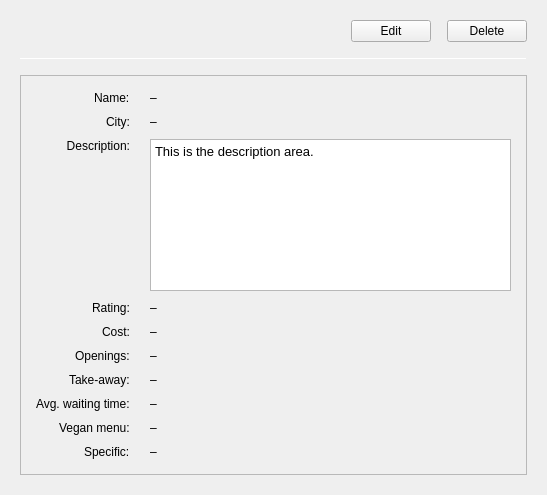
<?xml version="1.0" encoding="UTF-8"?>
<ui version="4.0">
 <class>foodwidget</class>
 <widget class="QWidget" name="foodwidget">
  <property name="geometry">
   <rect>
    <x>0</x>
    <y>0</y>
    <width>547</width>
    <height>495</height>
   </rect>
  </property>
  <property name="windowTitle">
   <string>Place Details</string>
  </property>
  <property name="styleSheet">
   <string notr="true">
/* Stile generale per il widget principale */
QWidget#foodwidget {
	background-color: #f0f0f0; /* Sfondo grigio chiaro */
	font-family: Segoe UI, Arial, sans-serif; /* Font pi\u00F9 moderno (se disponibile) */
	font-size: 10pt;
}

/* Stile per tutte le etichette */
QLabel {
	color: #333333; /* Testo grigio scuro */
	padding-bottom: 2px; /* Piccola spaziatura sotto */
}

/* Etichette descrittive (quelle a sinistra nel form) */
QLabel[objectName^="label"] {
	font-weight: bold;
	color: #555555; /* Grigio leggermente più chiaro per le label */
	padding-right: 10px; /* Spazio tra label e valore */
}

/* Etichette valore (quelle a destra nel form) */
QLabel[objectName^="value"] {
	color: #111111; /* Valori un po' più scuri */
}

/* Campo di testo per la descrizione */
QTextEdit#valueDesc {
	background-color: #ffffff;
	border: 1px solid #cccccc;
	border-radius: 4px;
	padding: 5px;
	color: #333333;
}

QTextEdit#valueDesc[readOnly="true"] {
	background-color: #f8f8f8; /* Sfondo leggermente diverso se read-only */
}

/* Stile per i bottoni (copiato da mainwindow.ui) */
QPushButton {
	background-color: #E53935; /* Rosso primario (Material Design Red 600) */
	color: white; /* Testo bianco */
	border: none; /* Nessun bordo */
	padding: 8px 16px; /* Pi\u00F9 padding */
	border-radius: 4px; /* Angoli arrotondati */
	font-weight: bold; /* Grassetto */
	min-width: 70px; /* Larghezza minima */
	margin: 2px; /* Piccolo margine per separare i bottoni */
}

QPushButton:hover {
	background-color: #D32F2F; /* Rosso pi\u00F9 scuro al passaggio (MD Red 700) */
}

QPushButton:pressed {
	background-color: #B71C1C; /* Rosso ancora pi\u00F9 scuro quando premuto (MD Red 900) */
}

/* Frame che contiene i dettagli (la &quot;card&quot;) */
QFrame#cardFrame {
	background-color: #ffffff; /* Sfondo bianco per la card */
	border: 1px solid #e0e0e0; /* Bordo molto sottile */
	border-radius: 6px; /* Angoli arrotondati */
}

/* Linea separatrice */
QFrame#separatorLine {
	background-color: #cccccc; /* Grigio per la linea */
}

</string>
  </property>
  <layout class="QVBoxLayout" name="verticalLayout_2">
   <property name="spacing">
    <number>16</number>
   </property>
   <property name="leftMargin">
    <number>20</number>
   </property>
   <property name="topMargin">
    <number>20</number>
   </property>
   <property name="rightMargin">
    <number>20</number>
   </property>
   <property name="bottomMargin">
    <number>20</number>
   </property>
   <item>
    <layout class="QHBoxLayout" name="buttonLayout">
     <item>
      <spacer name="horizontalSpacer">
       <property name="orientation">
        <enum>Qt::Horizontal</enum>
       </property>
       <property name="sizeType">
        <enum>QSizePolicy::Expanding</enum>
       </property>
       <property name="sizeHint" stdset="0">
        <size>
         <width>40</width>
         <height>20</height>
        </size>
       </property>
      </spacer>
     </item>
     <item>
      <widget class="QPushButton" name="pushEdit">
       <property name="text">
        <string>Edit</string>
       </property>
      </widget>
     </item>
     <item>
      <widget class="QPushButton" name="pushDelete">
       <property name="text">
        <string>Delete</string>
       </property>
      </widget>
     </item>
    </layout>
   </item>
   <item>
    <widget class="QFrame" name="separatorLine">
     <property name="maximumSize">
      <size>
       <width>16777215</width>
       <height>1</height>
      </size>
     </property>
     <property name="frameShape">
      <enum>QFrame::HLine</enum>
     </property>
     <property name="frameShadow">
      <enum>QFrame::Sunken</enum>
     </property>
    </widget>
   </item>
   <item>
    <widget class="QFrame" name="cardFrame">
     <property name="frameShape">
      <enum>QFrame::StyledPanel</enum>
     </property>
     <property name="frameShadow">
      <enum>QFrame::Raised</enum>
     </property>
     <layout class="QVBoxLayout" name="cardLayout">
      <property name="spacing">
       <number>6</number>
      </property>
      <property name="leftMargin">
       <number>15</number>
      </property>
      <property name="topMargin">
       <number>15</number>
      </property>
      <property name="rightMargin">
       <number>15</number>
      </property>
      <property name="bottomMargin">
       <number>15</number>
      </property>
      <item>
       <layout class="QFormLayout" name="formLayout">
        <property name="labelAlignment">
         <set>Qt::AlignRight|Qt::AlignTrailing|Qt::AlignVCenter</set>
        </property>
        <property name="horizontalSpacing">
         <number>20</number>
        </property>
        <property name="verticalSpacing">
         <number>10</number>
        </property>
        <item row="0" column="0">
         <widget class="QLabel" name="labelName">
          <property name="text">
           <string>Name:</string>
          </property>
         </widget>
        </item>
        <item row="0" column="1">
         <widget class="QLabel" name="valueName">
          <property name="text">
           <string>–</string>
          </property>
         </widget>
        </item>
        <item row="1" column="0">
         <widget class="QLabel" name="labelCity">
          <property name="text">
           <string>City:</string>
          </property>
         </widget>
        </item>
        <item row="1" column="1">
         <widget class="QLabel" name="valueCity">
          <property name="text">
           <string>–</string>
          </property>
         </widget>
        </item>
        <item row="2" column="0">
         <widget class="QLabel" name="labelDesc">
          <property name="text">
           <string>Description:</string>
          </property>
          <property name="alignment">
           <set>Qt::AlignRight|Qt::AlignTop|Qt::AlignTrailing</set>
          </property>
         </widget>
        </item>
        <item row="2" column="1">
         <widget class="QTextEdit" name="valueDesc">
          <property name="minimumSize">
           <size>
            <width>0</width>
            <height>60</height>
           </size>
          </property>
          <property name="frameShape">
           <enum>QFrame::StyledPanel</enum>
          </property>
          <property name="frameShadow">
           <enum>QFrame::Sunken</enum>
          </property>
          <property name="readOnly">
           <bool>true</bool>
          </property>
          <property name="html">
           <string>&lt;!DOCTYPE HTML PUBLIC &quot;-//W3C//DTD HTML 4.0//EN&quot; &quot;http://www.w3.org/TR/REC-html40/strict.dtd&quot;&gt;
&lt;html&gt;&lt;head&gt;&lt;meta name=&quot;qrichtext&quot; content=&quot;1&quot; /&gt;&lt;meta charset=&quot;utf-8&quot; /&gt;&lt;style type=&quot;text/css&quot;&gt;
p, li { white-space: pre-wrap; }
hr { height: 1px; border-width: 0; }
li.unchecked::marker { content: &quot;\2610&quot;; }
li.checked::marker { content: &quot;\2612&quot;; }
&lt;/style&gt;&lt;/head&gt;&lt;body style=&quot; font-family:'.AppleSystemUIFont'; font-size:13pt; font-weight:400; font-style:normal;&quot;&gt;
&lt;p style=&quot; margin-top:0px; margin-bottom:0px; margin-left:0px; margin-right:0px; -qt-block-indent:0; text-indent:0px;&quot;&gt;&lt;span style=&quot; font-family:'Segoe UI','Arial','sans-serif'; font-size:10pt;&quot;&gt;This is the description area.&lt;/span&gt;&lt;/p&gt;&lt;/body&gt;&lt;/html&gt;</string>
          </property>
         </widget>
        </item>
        <item row="3" column="0">
         <widget class="QLabel" name="labelRating">
          <property name="text">
           <string>Rating:</string>
          </property>
         </widget>
        </item>
        <item row="3" column="1">
         <widget class="QLabel" name="valueRating">
          <property name="text">
           <string>–</string>
          </property>
         </widget>
        </item>
        <item row="4" column="0">
         <widget class="QLabel" name="labelCost">
          <property name="text">
           <string>Cost:</string>
          </property>
         </widget>
        </item>
        <item row="4" column="1">
         <widget class="QLabel" name="valueCost">
          <property name="text">
           <string>–</string>
          </property>
         </widget>
        </item>
        <item row="5" column="0">
         <widget class="QLabel" name="labelOpenings">
          <property name="text">
           <string>Openings:</string>
          </property>
         </widget>
        </item>
        <item row="5" column="1">
         <widget class="QLabel" name="valueOpenings">
          <property name="text">
           <string>–</string>
          </property>
          <property name="wordWrap">
           <bool>true</bool>
          </property>
         </widget>
        </item>
        <item row="6" column="0">
         <widget class="QLabel" name="labelTakeAway">
          <property name="text">
           <string>Take-away:</string>
          </property>
         </widget>
        </item>
        <item row="6" column="1">
         <widget class="QLabel" name="valueTakeAway">
          <property name="text">
           <string>–</string>
          </property>
         </widget>
        </item>
        <item row="7" column="0">
         <widget class="QLabel" name="labelAvgWaiting">
          <property name="text">
           <string>Avg. waiting time:</string>
          </property>
         </widget>
        </item>
        <item row="7" column="1">
         <widget class="QLabel" name="valueAvgWaiting">
          <property name="text">
           <string>–</string>
          </property>
         </widget>
        </item>
        <item row="8" column="0">
         <widget class="QLabel" name="labelVeganMenu">
          <property name="text">
           <string>Vegan menu:</string>
          </property>
         </widget>
        </item>
        <item row="8" column="1">
         <widget class="QLabel" name="valueVeganMenu">
          <property name="text">
           <string>–</string>
          </property>
         </widget>
        </item>
        <item row="9" column="0">
         <widget class="QLabel" name="labelSpecific">
          <property name="text">
           <string>Specific:</string>
          </property>
         </widget>
        </item>
        <item row="9" column="1">
         <widget class="QLabel" name="valueSpecific">
          <property name="text">
           <string>–</string>
          </property>
         </widget>
        </item>
       </layout>
      </item>
     </layout>
    </widget>
   </item>
   <item>
    <layout class="QVBoxLayout" name="categoryLayout"/>
   </item>
   <item>
    <spacer name="verticalSpacer">
     <property name="orientation">
      <enum>Qt::Vertical</enum>
     </property>
     <property name="sizeType">
      <enum>QSizePolicy::Expanding</enum>
     </property>
     <property name="sizeHint" stdset="0">
      <size>
       <width>20</width>
       <height>0</height>
      </size>
     </property>
    </spacer>
   </item>
  </layout>
 </widget>
 <resources/>
 <connections/>
</ui>
